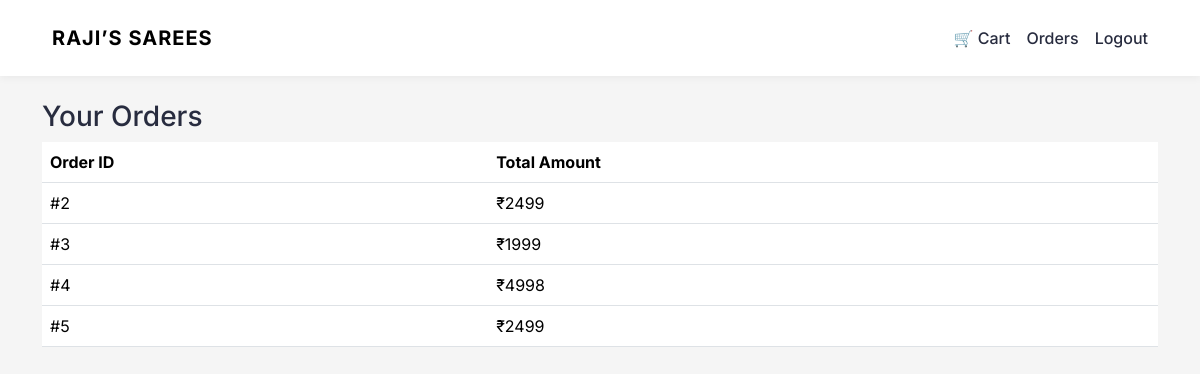
Screenshot of /orders (signed in) with the database file from the repository.
### app.py (models this page shows)
class Order(db.Model):
    id = db.Column(db.Integer, primary_key=True)
    user_id = db.Column(db.Integer, nullable=False)
    total_amount = db.Column(db.Integer, nullable=False)

### app.py (the view)
@app.route("/orders")
@login_required
def orders():
    user_orders = Order.query.filter_by(user_id=current_user.id).all()
    return render_template("orders.html", orders=user_orders)

### app.py (called while the page is built)
@login_manager.user_loader
def load_user(user_id):
    return db.session.get(User, int(user_id))

### templates/orders.html
{% extends "base.html" %}
{% block content %}
<h3>Your Orders</h3>
{% if orders %}
<table class="table">
  <tr>
    <th>Order ID</th>
    <th>Total Amount</th>
  </tr>
  {% for order in orders %}
  <tr>
    <td>#{{ order.id }}</td>
    <td>₹{{ order.total_amount }}</td>
  </tr>
  {% endfor %}
</table>
{% else %}
<p>No orders yet</p>
{% endif %}
{% endblock %}

### static/css/style.css (style rules this page uses)
* { margin: 0; padding: 0; box-sizing: border-box; }
body { font-family: 'Inter', sans-serif; background-color: #f5f5f6; color: #282c3f; }
body { background-color: #f5f5f5; }

### rows the page displays
Order: id "2", total_amount "2499"
Order: id "3", total_amount "1999"
Order: id "4", total_amount "4998"
Order: id "5", total_amount "2499"
